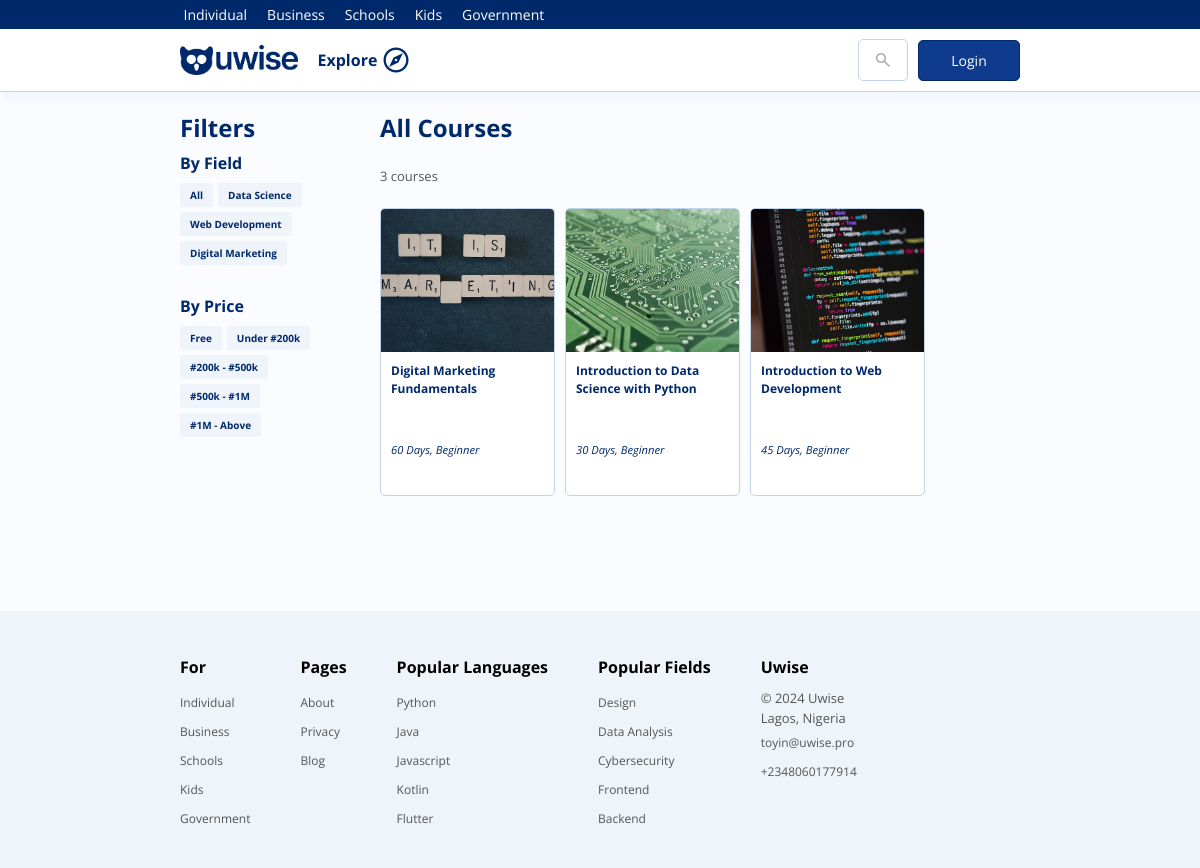
/explore, run on the app's committed database.
### web/models.py (models this page shows, shortened)
class StaticPage(models.Model):
    title = models.CharField(max_length=200, verbose_name='title')
    url_name = models.CharField(max_length=200, verbose_name='url_name', null=False, blank=False)
    content = models.TextField(verbose_name='description', null=False, blank=False)
    date = models.DateField(auto_now=True, verbose_name='date')
    is_active = models.BooleanField(default=True, verbose_name='active', null=False)
    slug = models.SlugField(null=True, blank=True)
    is_model_page = models.BooleanField(default=False)
    def __str__(self):
        return self.url_name

class FooterNav(models.Model):
    title = models.CharField(max_length=200, verbose_name='title')
    is_active = models.BooleanField(default=True, verbose_name='active', null=False)
    footer_links = models.ManyToManyField('StaticPage', verbose_name='static_pages', related_name='static_pages')

### courseAPI/models.py (models this page shows, shortened)
class Field(models.Model):
    title = models.CharField(max_length=100, null=False, blank=False)
    description = models.CharField(max_length=500, null=True, blank=True)
    is_active = models.BooleanField(default=True)
    def __str__(self):
        return self.title

class Course(models.Model):
    title = models.CharField(max_length=200, null=False, blank=False)
    excerpt = models.TextField(null=False, blank=False)
    description = models.TextField(blank=False, null=False)
    welcome_note = models.TextField(blank=True, null=True)
    intro_video = models.URLField(blank=True, null=True)
    community_link1 = models.URLField(blank=True, null=True)
    community_link2 = models.URLField(blank=True, null=True)
    duration = models.IntegerField(blank=False, null=False)
    image = models.ImageField(upload_to='courses', null=False, blank=False)
    image_link = models.URLField(null=True, blank=True)
    field = models.ForeignKey('Field', on_delete=models.CASCADE)
    price = models.DecimalField(max_digits=9, decimal_places=2, null=False, blank=False)
    class_interval = models.IntegerField(blank=False, null=False)
    language = models.CharField(max_length=200, null=True, blank=True)
    organization = models.ForeignKey(Organization, on_delete=models.SET_NULL, swappable=True, null=True, blank=True)
    level = models.ForeignKey('CourseLevel', on_delete=models.SET_NULL, null=True, blank=True,
                              related_name='course_level')
    skills = models.TextField(null=True, blank=True)
    tags = models.CharField(max_length=200, null=True, blank=True)
    objectives = models.TextField(blank=True, null=True)
    next_start_date = models.DateTimeField(null=True, blank=True)
    is_active = models.BooleanField(default=True)
    date_created = models.DateTimeField(auto_now=True)
    class Meta:
        ordering = ('-date_created', 'is_active', 'next_start_date')

class CourseLevel(models.Model):
    title = models.CharField(max_length=50, null=False, blank=False)
    description = models.CharField(max_length=200, null=True, blank=True)
    is_active = models.BooleanField(default=True)
    date = models.DateField(auto_now=True)
    class Meta:
        ordering = ('-date',)
    def __str__(self):
        return self.title

### web/views.py (the view)
# urls.py: path('explore', view=ExploreView.as_view(), name='explore'),
class ExploreView(BaseView):
    template_name = 'explore.html'
    def get(self, request, *args, **kwargs):
        q = request.GET.get('q')
        if q is not None:
            courses = courseAPI.models.Course.objects.filter(title__icontains=q)
        else:
            courses = courseAPI.models.Course.objects.all()
        data = self.get_context_data()
        data['courses'] = courses
        data['page'] = 'explore'
        data['q'] = q
        context = {'data': data}
        return render(request, self.template_name, context)

### web/templates/explore.html (shortened to what this page needs)
{% extends 'partials/base.html' %}
{% load static %}
{% block content %}
    <div class="content">
        <div class="courses-content">
            <nav class="filters">
                <div class="filter-items">
                    <h2>Filters</h2>
                    <h3>By Field</h3>
                    <div class="filter-item-group">
                        <a href="{% url 'explore' %}" class="explore-filter-item">All</a>
                        {% for field in data.fields %}
                            <a href="{% url 'explore' %}?q={{ field }}" class="explore-filter-item">{{ field }}</a>
                        {% endfor %}
                    </div>
                    <br>
                    <h3>By Price</h3>
                    <div class="filter-item-group">
                        <span class="explore-filter-item">Free</span>
                        <span class="explore-filter-item">Under #200k</span>
                        <span class="explore-filter-item">#200k - #500k</span>
                        <span class="explore-filter-item">#500k - #1M</span>
                        <span class="explore-filter-item">#1M - Above</span>
                    </div>
                </div>
            </nav>
            <article class="course-list">
                <h2>
                    {% if data.q is None %} All Courses {% else %} {{ data.q | capfirst }} {% endif %}
                </h2> <br>
                {% if data.courses|length > 0 %}
                    <p>
                        {% if data.courses|length > 1 %}
                            {{data.courses|length}} courses
                        {% else %}
                            {{data.courses|length}} course
                        {% endif %}
                    </p>
                {% endif %}
                <br>
                <div class="course-grid">
                    {% for course in data.courses %}
                        {% include 'widgets/course_card.html' with course=course %}
                    {% endfor %}
                </div>
            </article>
        </div>
    </div>
{% endblock %}
{% block footer %}
    {% include 'partials/footer.html' %}
{% endblock %}

### web/templates/partials/base.html (shortened to what this page needs)
{% load static %}
{% load humanize %}
<!DOCTYPE html>
<html lang="en">
<head>
    <link rel="stylesheet" href="{% static "css/web.css" %}">
    <link rel="stylesheet" href="{% static "css/web-mobile.css" %}">
</head>
<body>
    <div class="header">
        {% if not user.is_authenticated %}
            {% block top-nav %}
                {% include 'partials/topnav.html' with topnavs=data.topnavs %}
            {% endblock %}
        {% endif %}
        {% block header-nav %}
            {% include 'partials/header.html' with page_type=data.page_type %}
        {% endblock %}
    </div>
    {% block content %}
    {% endblock %}
    {% block footer %}{% endblock %}
</body>
</html>

### web/templates/partials/topnav.html
<div id="top-nav" class="top-nav">
    <div class="top-nav-content">
        {% for navlink in data.static_pages %}
            {% if navlink.is_model_page %}
                {% if navlink.url_name == 'home' %}
                    <a href="{% url 'home' %}">{{ navlink.slug | capfirst }}</a>
                {% else %}
                    <a href="{% url 'static' navlink.url_name %}">{{ navlink.slug | capfirst }}</a>
                {% endif %}
            {% endif %}
        {% endfor %}
    </div>
</div>

### web/templates/partials/header.html (shortened to what this page needs)
{% load  static %}
<div id="header-nav" class="header-nav">
    <div class="header-nav-content">
        <div class="header-nav-left">
            <a href="{% url 'home' %}"><img class="logo" src="{% static 'images/uwise.png' %}" alt="Uwise Logo"></a>
            {% if data.page is not 'enroll' %}
                <div class="explore"><a href="{% url 'explore' %}">Explore</a>&nbsp;<span onclick=showMegaMenu() style="cursor:pointer; font-size:30px;" class="material-symbols-outlined">explore</span></div>
            {% endif %}
        </div>
        <div class="header-nav-right">
            {% if user.is_authenticated %}
                <div class="header-profile">
                    <div class="header-profile-details">
                        <b>{{ user.get_full_name | title }}</b>
                        {% if user.current_job_title == '' %} <a href="">Update your profile</a> {% else %} <a href="">{{ user.current_job_title }}</a> {% endif %}
                        <div class="header-profile-menu">
                            <a href="{% url 'profile' %}">Profile</a>
                            <a href="{% url 'dashboard' %}">My Library</a>
                            <a href="">Favourites</a>
                            {% comment %}
                            <a href="">Purchases</a>
                            <a href="">Messages</a>
                            <a href="">Forum</a> {% endcomment %}
                            <a onclick="displayMessages()"> {% include 'widgets/message_count.html' with messages=data.announcements %} </span> &nbsp; Announcements</a>
                            {% comment %} <a href="">Certificates & Badges</a> {% endcomment %}
                            <a id="logout" href="{% url 'logout-user' %}" onclick="" class="logout">Logout</a>
                        </div>
                    </div>
                    <div class="header-profile-image">
                        {% if user.image == '' or user.image is None %}
                            <img src="{% static 'images/profile.png' %}" alt="{{user.get_full_name}}">
                        {% else %}
                            <img src="{{ user.image.url }}" alt="{{user.get_full_name}}">
                        {% endif %}
                    </div>
                </div>
            {% else %}
                {% if data.page == 'home' or data.page == 'course' or data.page == 'enroll' or data.page == 'explore' %}
                    <form action={% url 'explore' %} class="header-search">
                        <span class="material-symbols-outlined search-icon" onclick=focusInput()>search</span>
                        <input class="header-search-input search" placeholder="What do you want to learn?" type="search" name="q" />
                    </form>
                    <a class="btn-cta blue" href="{% url 'login' %}">Login</a>
                {% elif data.page == 'login' %}
                    <a class="btn-cta-light switch-auth" href="{% url 'signup' %}">Sign Up</a>
                {% elif data.page == 'signup' %}
                    <a class="btn-cta-light switch-auth" href="{% url 'login' %}">Login</a>
                {% endif %}
            {% endif %}
        </div>
    </div>
</div>

### web/templates/widgets/course_card.html (shortened to what this page needs)
<a href="{% url 'course' course.id %}" class="course-card">
    <div class="course-image">
        {% if course.image_link is not None %}
            <img src="{{course.image_link}}" alt="">
        {% else %}
            <img src="{{course.image.url}}" alt="">
        {% endif %}
    </div>
    <div class="course-details">
        <strong class="course-title">{{course.title}}</strong>
        <div class="course-details-bottom">
            <i class="course-duration">{{course.duration}} Days, {{course.level}}</i>
        </div>
    </div>
</a>

### web/templates/partials/footer.html (shortened to what this page needs)
{% load static %}
<div id="footer" class="footer">
    <div class="footer-wrapper">
        <div class="footer-content">
              <div class="footer-nav-list">
                <div class="footer-nav">
                    <strong class="footer-nav-title">For</strong>
                    {% for navlink in data.static_pages %}
                        {% if navlink.is_model_page %}
                            {% if navlink.url_name == 'home' %}
                                <a href="{% url 'home' %}">{{ navlink.slug | capfirst }}</a>
                            {% else %}
                                <a href="{% url 'static' navlink.url_name %}">{{ navlink.slug | capfirst }}</a>
                            {% endif %}
                        {% endif %}
                    {% endfor %}
                </div>
                  {% for footer_nav in data.footer_navs %}
                      <div class="footer-nav">
                        <strong class="footer-nav-title">{{ footer_nav.title }}</strong>
                          {% for footer_link in footer_nav.footer_links.all %}
                                {% if not footer_nav.title == 'Pages' %}
                                    <a href="{% url 'explore' %}?q={{ footer_link }}">{{ footer_link | capfirst }}</a>
                                {% else %}
                                    <a href="{% url 'static' footer_link.url_name %}">{{ footer_link | capfirst }}</a>
                                {% endif %}
                          {% endfor %}
                          <a href="{% url 'blogs' %}">Blog</a>
                      </div>
                  {% endfor %}
                <div class="footer-nav">
                    <strong class="footer-nav-title">Popular Languages</strong>
                    <a href="{% url 'explore' %}?q=python">Python</a>
                    <a href="{% url 'explore' %}?q=java">Java</a>
                    <a href="{% url 'explore' %}?q=javascript">Javascript</a>
                    <a href="{% url 'explore' %}?q=kotlin">Kotlin</a>
                    <a href="{% url 'explore' %}?q=flutter">Flutter</a>
                </div>
                <div class="footer-nav">
                    <strong class="footer-nav-title">Popular Fields</strong>
                    <a href="{% url 'explore' %}?q=design">Design</a>
                    <a href="{% url 'explore' %}?q=data">Data Analysis</a>
                    <a href="{% url 'explore' %}?q=cyber">Cybersecurity</a>
                    <a href="{% url 'explore' %}?q=frontend">Frontend</a>
                    <a href="{% url 'explore' %}?q=backend">Backend</a>
                </div>
                <div class="footer-nav">
                    <strong class="footer-nav-title">Uwise</strong>
                    <p>&copy; {% now "Y" %} Uwise</p>
                    <p>Lagos, Nigeria</p>
                    <a href="email:toyin@uwise.pro">toyin@uwise.pro</a>
                    <a href="tel:+2348060177914">+2348060177914</a>
                </div>
            </div>
        </div>
    </div>
</div>

### data on the page
StaticPage: slug "Individual"
StaticPage: slug "Business"
StaticPage: slug "Schools"
StaticPage: slug "Kids"
StaticPage: slug "Government"
Field: title "Data Science"
Field: title "Web Development"
Field: title "Digital Marketing"
Course: image (picture), title "Digital Marketing Fundamentals", duration "60", level "Beginner"
Course: image (picture), title "Introduction to Data Science with Python", duration "30", level "Beginner"
Course: image (picture), title "Introduction to Web Development", duration "45", level "Beginner"
FooterNav: title "Pages"
StaticPage: url_name "About"
StaticPage: url_name "Privacy"

### other printed values
{{ data.courses|length }} "3"
